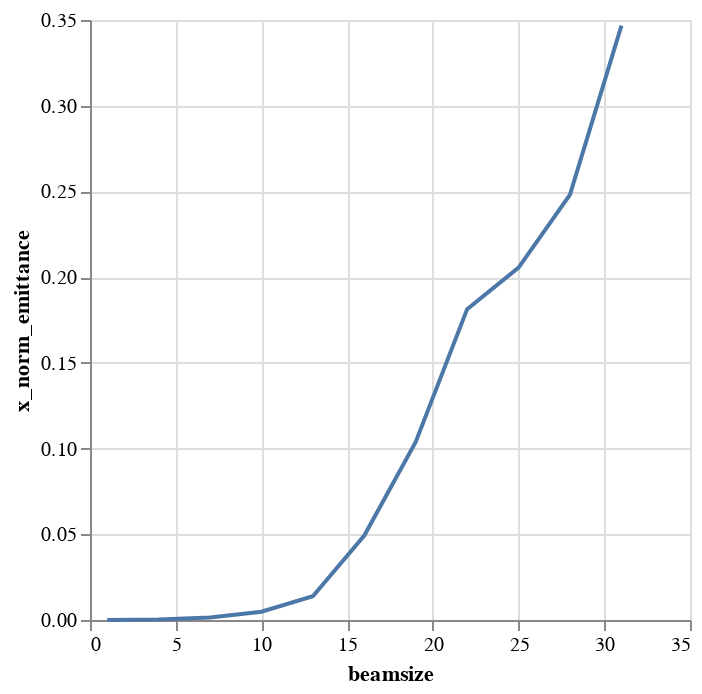

This figure's notebook cell:
### Code cell
alt.Chart(emit_df).mark_line().encode(
    x='beamsize',
    y='x_norm_emittance',
)

### Figure 1 — Vega-Lite specification as saved in the notebook (floating-point values rounded to 4 significant figures)
{"$schema": "https://vega.github.io/schema/vega-lite/v1.2.1.json", "data": {"values": [{"beamsize": 1, "losses": 0, "relbeta": 0.002309, "sourceID": 16777217, "sourceName": "bs_1", "x_emittance": 0.003294, "x_norm_emittance": 7.604e-06, "y_emittance": 5.259e-05, "y_norm_emittance": 1.214e-07}, {"beamsize": 4, "losses": 0, "relbeta": 0.002309, "sourceID": 16777218, "sourceName": "bs_4", "x_emittance": 0.1084, "x_norm_emittance": 0.0002503, "y_emittance": 0.007248, "y_norm_emittance": 1.673e-05}, {"beamsize": 7, "losses": 0, "relbeta": 0.002309, "sourceID": 16777219, "sourceName": "bs_7", "x_emittance": 0.6608, "x_norm_emittance": 0.001525, "y_emittance": 0.05693, "y_norm_emittance": 0.0001314}, {"beamsize": 10, "losses": 0, "relbeta": 0.002309, "sourceID": 16777220, "sourceName": "bs_10", "x_emittance": 2.092, "x_norm_emittance": 0.00483, "y_emittance": 1.005, "y_norm_emittance": 0.00232}, {"beamsize": 13, "losses": 2, "relbeta": 0.002309, "sourceID": 16777221, "sourceName": "bs_13", "x_emittance": 6.011, "x_norm_emittance": 0.01388, "y_emittance": 2.339, "y_norm_emittance": 0.0054}, {"beamsize": 16, "losses": 13, "relbeta": 0.002309, "sourceID": 16777222, "sourceName": "bs_16", "x_emittance": 21.34, "x_norm_emittance": 0.04926, "y_emittance": 15.22, "y_norm_emittance": 0.03513}, {"beamsize": 19, "losses": 34, "relbeta": 0.002309, "sourceID": 16777223, "sourceName": "bs_19", "x_emittance": 44.99, "x_norm_emittance": 0.1039, "y_emittance": 45.82, "y_norm_emittance": 0.1058}, {"beamsize": 22, "losses": 69, "relbeta": 0.002309, "sourceID": 16777224, "sourceName": "bs_22", "x_emittance": 78.56, "x_norm_emittance": 0.1814, "y_emittance": 86.33, "y_norm_emittance": 0.1993}, {"beamsize": 25, "losses": 126, "relbeta": 0.002309, "sourceID": 16777225, "sourceName": "bs_25", "x_emittance": 89.03, "x_norm_emittance": 0.2055, "y_emittance": 116.9, "y_norm_emittance": 0.27}, {"beamsize": 28, "losses": 167, "relbeta": 0.002309, "sourceID": 16777226, "sourceName": "bs_28", "x_emittance": 107.5, "x_norm_emittance": 0.2482, "y_emittance": 128.0, "y_norm_emittance": 0.2956}, {"beamsize": 31, "losses": 219, "relbeta": 0.002309, "sourceID": 16777227, "sourceName": "bs_31", "x_emittance": 150.2, "x_norm_emittance": 0.3467, "y_emittance": 221.0, "y_norm_emittance": 0.5102}]}, "encoding": {"x": {"field": "beamsize", "type": "quantitative"}, "y": {"field": "x_norm_emittance", "type": "quantitative"}}, "mark": "line"}
